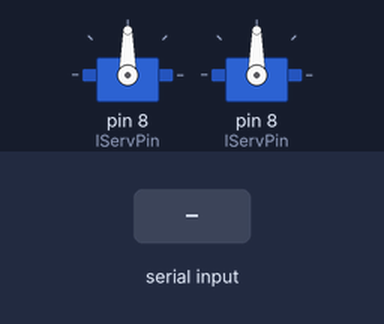
Bench run of a sketch on a simulated Arduino Uno, built with avr-gcc and run on an emulated ATmega328P. Parts: 2 × servo. Inputs (shaded band) come from the test bench.

Above: at 1.2 s.
1.3 s: "F" received over Serial
At 2.3 s:
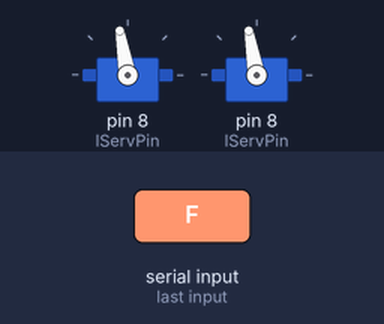
2.8 s: "R" received over Serial
At 3.5 s:
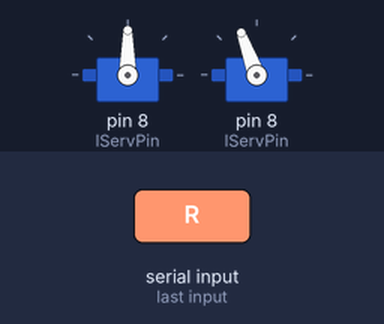
4.3 s: "F" received over Serial
At 4.6 s:
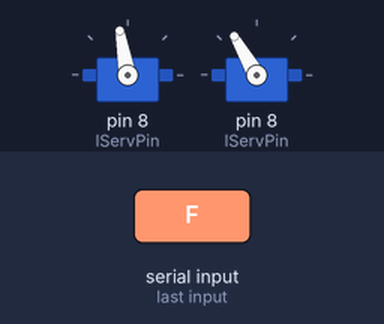
5.8 s: "R" received over Serial
At 6.9 s:
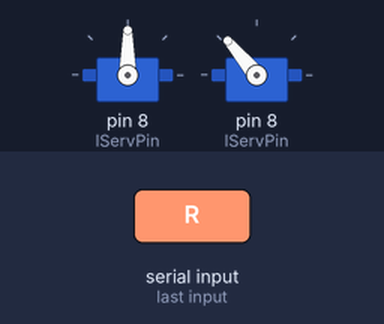
7.3 s: "L" received over Serial
At 8.1 s:
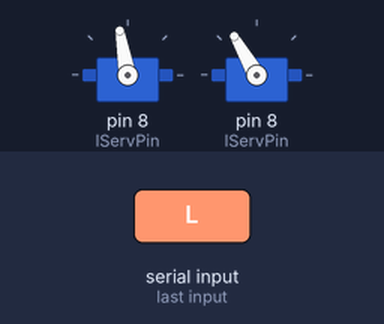
8.8 s: "B" received over Serial
At 9.2 s:
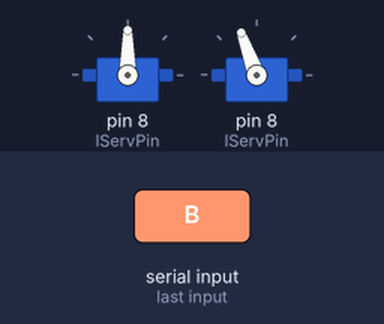
Timing chart, 0 to 11.3 s (numbered marks = the images above; inputs shaded):
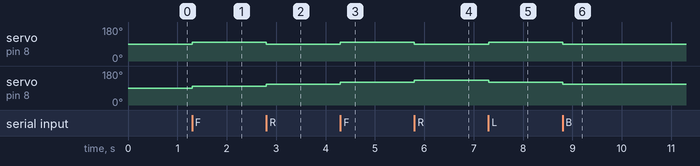

Measured:
- after the input at 1.3 s, servo on pin 8 (lServPin), servo on pin 8 (lServPin): 90° → 100° at once
- after the input at 2.8 s, servo on pin 8 (lServPin): 100° → 90° at once; servo on pin 8 (lServPin): 100° → 110° at once
- after the input at 4.3 s, servo on pin 8 (lServPin): 90° → 100° at once; servo on pin 8 (lServPin): 110° → 120° at once
- after the input at 5.8 s, servo on pin 8 (lServPin): 100° → 90° at once; servo on pin 8 (lServPin): 120° → 130° at once
- after the input at 7.3 s, servo on pin 8 (lServPin): 90° → 100° at once; servo on pin 8 (lServPin): 130° → 120° at once
- after the input at 8.8 s, servo on pin 8 (lServPin): 100° → 90° at once; servo on pin 8 (lServPin): 120° → 110° at once

The sketch:

distractBots.ino
```cpp
#include <Servo.h>

// =====DEFINE SERVO SETTINGS=====
Servo leftServo;
Servo rightServo;
int lServPin = 8;
int rServPin = 9;
int leftPos = 90;
int rightPos = 90;
int servSpeed = 10;

//=====DATA READ BY BLUTOOTH
int i = 0;
char data;

void setup() {
  Serial.begin(9600); // Default communication rate of the Bluetooth module
  leftServo.attach(lServPin);
  rightServo.attach(lServPin);
}
void loop() {

  while(Serial.available() > 0){
    data = Serial.read();
    if (data == 'F' && i != 1){           //Forward
      leftPos = incServo(leftPos);
      rightPos = incServo(rightPos);
    } else if (data == 'B' && i != 1){    //Backward
      leftPos = decServo(leftPos);
      rightPos = decServo(rightPos);
    } else if (data == 'R' && i != 1){    //Right
      leftPos = decServo(leftPos);
      rightPos = incServo(rightPos);
    } else if (data == 'L' && i != 1){     //Left
      leftPos = incServo(leftPos);
      rightPos = decServo(rightPos);
    }

    leftServo.write(leftPos);
    rightServo.write(rightPos);
  }
}

//=====SERVO MOVEMENT CALC=====

int incServo(int pos){ //Forward
  pos += servSpeed;
  if(pos > 180){
    pos = 180;
  } else if (pos < 0){
    pos = 0;
  }
  return pos;
}

int decServo(int pos){ //Backward
  pos -= servSpeed;
  if(pos > 180){
    pos = 180;
  } else if (pos < 0){
    pos = 0;
  }
  return pos;
}
```
